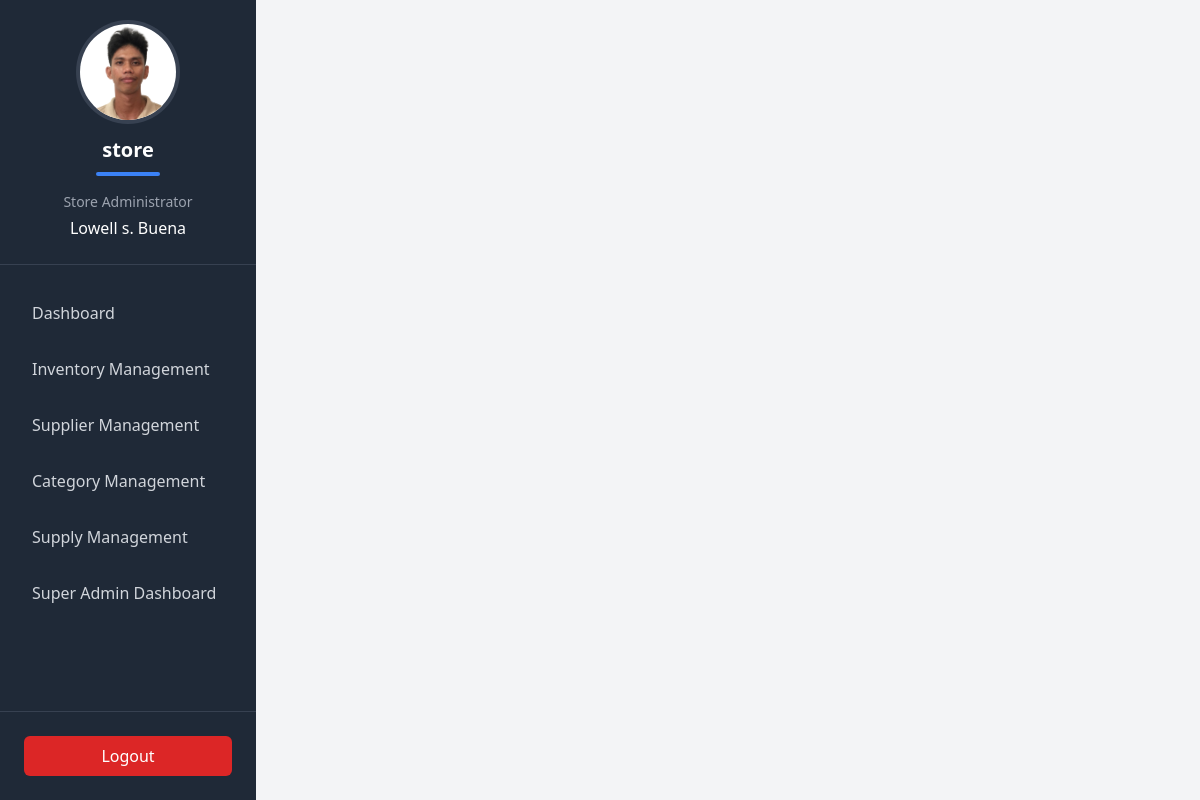
The page /admin_dashboard (signed in) on the database its author committed.
### TriadApp/models.py (models this page shows, shortened)
class Stall(models.Model):
    store_id = models.UUIDField(default=uuid.uuid4, editable=False, unique=True)
    name = models.CharField(max_length=255)
    logo = models.ImageField(upload_to='stall_logos/')
    contact_number = models.CharField(max_length=15)
    is_active = models.BooleanField(default=True)  # Add is_active field with default value True

class AdminProfile(models.Model):
    firstname = models.CharField(max_length=50)
    middle_initial = models.CharField(max_length=1, blank=True, null=True)
    lastname = models.CharField(max_length=50)
    age = models.IntegerField()
    birthdate = models.DateField()
    address = models.TextField()
    username = models.CharField(max_length=50, unique=True)
    email = models.EmailField(max_length=254, unique=True, default='', blank=True)
    password = models.CharField(max_length=100)
    contact_number = models.CharField(max_length=15)
    stall = models.ForeignKey('Stall', on_delete=models.CASCADE, related_name="admins", to_field='store_id')

### TriadApp/views.py (the view)
# urls.py: path('admin_dashboard',  views.admin_dashboard, name='admin_dashboard'),
@admin_required
def admin_dashboard(request):
    admin_id = request.session.get('admin_id')
    is_admin = request.session.get('is_admin', False)
    if not admin_id or not is_admin:
        request.session.flush()
        return redirect('login')
    try:
        admin = AdminProfile.objects.get(id=admin_id)
        context = {
            'admin': admin,
            'stall': admin.stall,
        }
        return render(request, 'TriadApp/admin/admin.html', context)
    except AdminProfile.DoesNotExist:
        request.session.flush()
        return redirect('login')

### TriadApp/templates/TriadApp/admin/admin.html (shortened to what this page needs)
<!DOCTYPE html>
<html lang="en">
<head>
    <link href="https://cdn.jsdelivr.net/npm/tailwindcss@2.2.16/dist/tailwind.min.css" rel="stylesheet">
</head>
<body class="bg-gray-100">
    <div class="flex">
        <div class="w-64 h-screen bg-gray-800 text-white flex flex-col">
            <div class="p-6 border-b border-gray-700">
                <div class="flex justify-center mb-4">
                    <div class="w-24 h-24 rounded-full overflow-hidden bg-white ring-4 ring-gray-700">
                        {% if stall.logo %}
                            <img src="{{ stall.logo.url }}" alt="{{ stall.name }} Logo" class="w-full h-full object-cover">
                        {% else %}
                            <div class="w-full h-full flex items-center justify-center bg-gray-200">
                                <span class="text-gray-600 text-3xl font-bold">{{ stall.name|slice:":1" }}</span>
                            </div>
                        {% endif %}
                    </div>
                </div>
                <div class="text-center mb-4">
                    <h1 class="text-xl font-bold text-white">{{ stall.name }}</h1>
                    <div class="w-16 h-1 bg-blue-500 mx-auto mt-2 rounded-full"></div>
                </div>
                <div class="text-center">
                    <p class="text-gray-400 text-sm mb-1">Store Administrator</p>
                    <p class="text-white font-medium">
                        {{ admin.firstname }}
                        {% if admin.middle_initial %}
                            {{ admin.middle_initial }}.
                        {% endif %}
                        {{ admin.lastname }}
                    </p>
                </div>
            </div>
            <nav class="flex-1 py-6">
                <ul class="space-y-2">
                    <li>
                        <a href="{% url 'admin_dashboard' %}"
                           class="flex items-center px-6 py-3 text-gray-300 hover:bg-gray-700 hover:text-white transition-colors duration-200">
                            <span class="ml-2">Dashboard</span>
                        </a>
                    </li>
                    <li>
                        <a href="{% url 'manage_inventory' %}"
                           class="flex items-center px-6 py-3 text-gray-300 hover:bg-gray-700 hover:text-white transition-colors duration-200">
                            <span class="ml-2">Inventory Management</span>
                        </a>
                    </li>
                    <li>
                        <a href="{% url 'manage_suppliers' %}"
                           class="flex items-center px-6 py-3 text-gray-300 hover:bg-gray-700 hover:text-white transition-colors duration-200">
                            <span class="ml-2">Supplier Management</span>
                        </a>
                    </li>
                        <a href="{% url 'manage_categories' %}"
                           class="flex items-center px-6 py-3 text-gray-300 hover:bg-gray-700 hover:text-white transition-colors duration-200">
                            <span class="ml-2">Category Management</span>
                        </a>
                    <li>
                        <a href="{% url 'manage_supplies' %}"
                           class="flex items-center px-6 py-3 text-gray-300 hover:bg-gray-700 hover:text-white transition-colors duration-200">
                            <span class="ml-2">Supply Management</span>
                        </a>
                    </li>
                    <li>
                        <a href="{% url 'admin:index' %}"
                           class="flex items-center px-6 py-3 text-gray-300 hover:bg-gray-700 hover:text-white transition-colors duration-200">
                            <span class="ml-2">Super Admin Dashboard</span>
                        </a>
                    </li>
                </ul>
            </nav>
            <div class="p-6 border-t border-gray-700">
                <a href="{% url 'logout' %}"
                   class="flex items-center justify-center px-4 py-2 bg-red-600 text-white rounded-md hover:bg-red-700 transition-colors duration-200">
                    <span>Logout</span>
                </a>
            </div>
        </div>
        <div class="flex-1 min-h-screen">
        </div>
    </div>
</body>
</html>

### rows shown on the page
Stall: logo (picture), name "store"
AdminProfile: firstname "Lowell", middle_initial "s", lastname "Buena"
